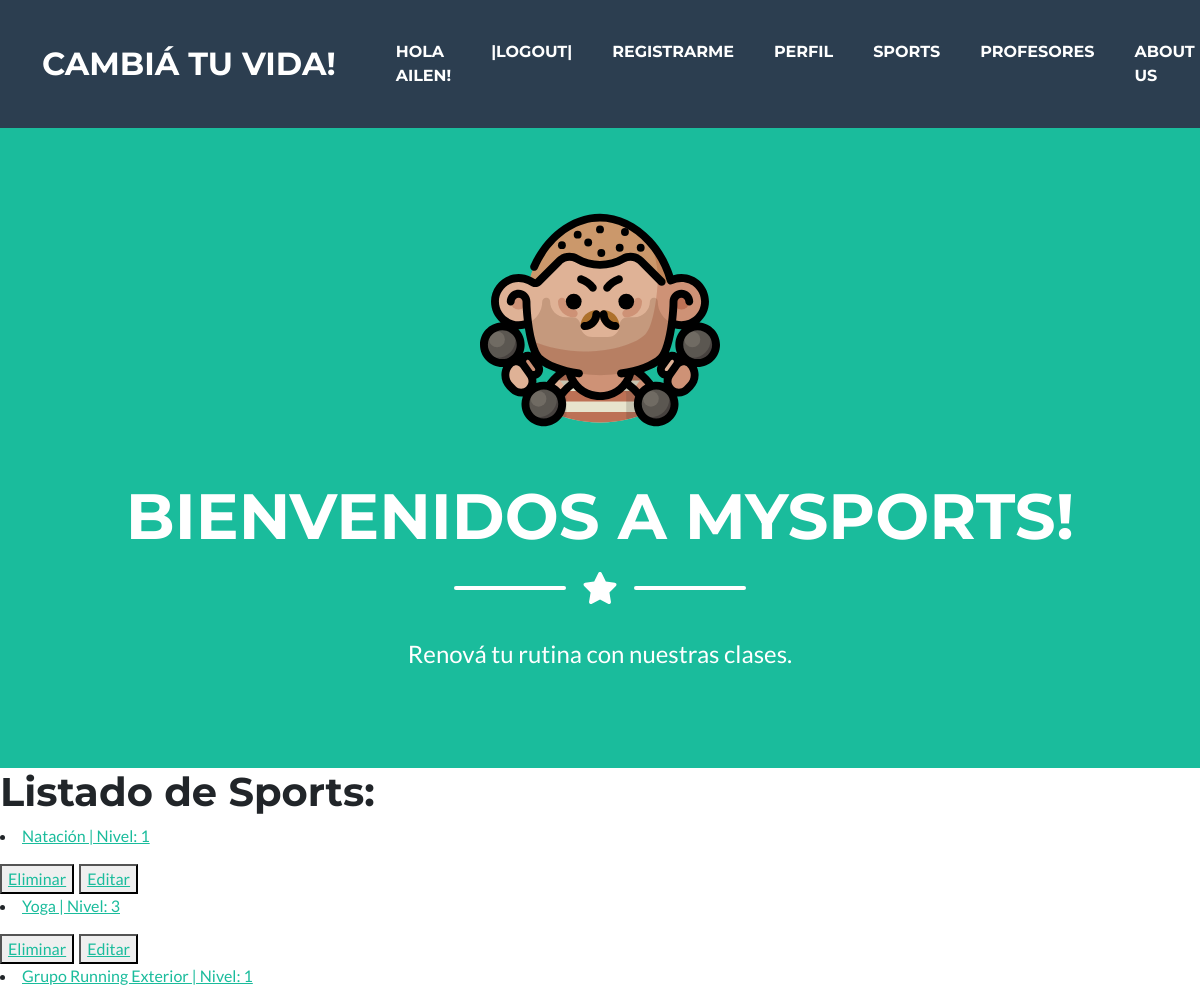
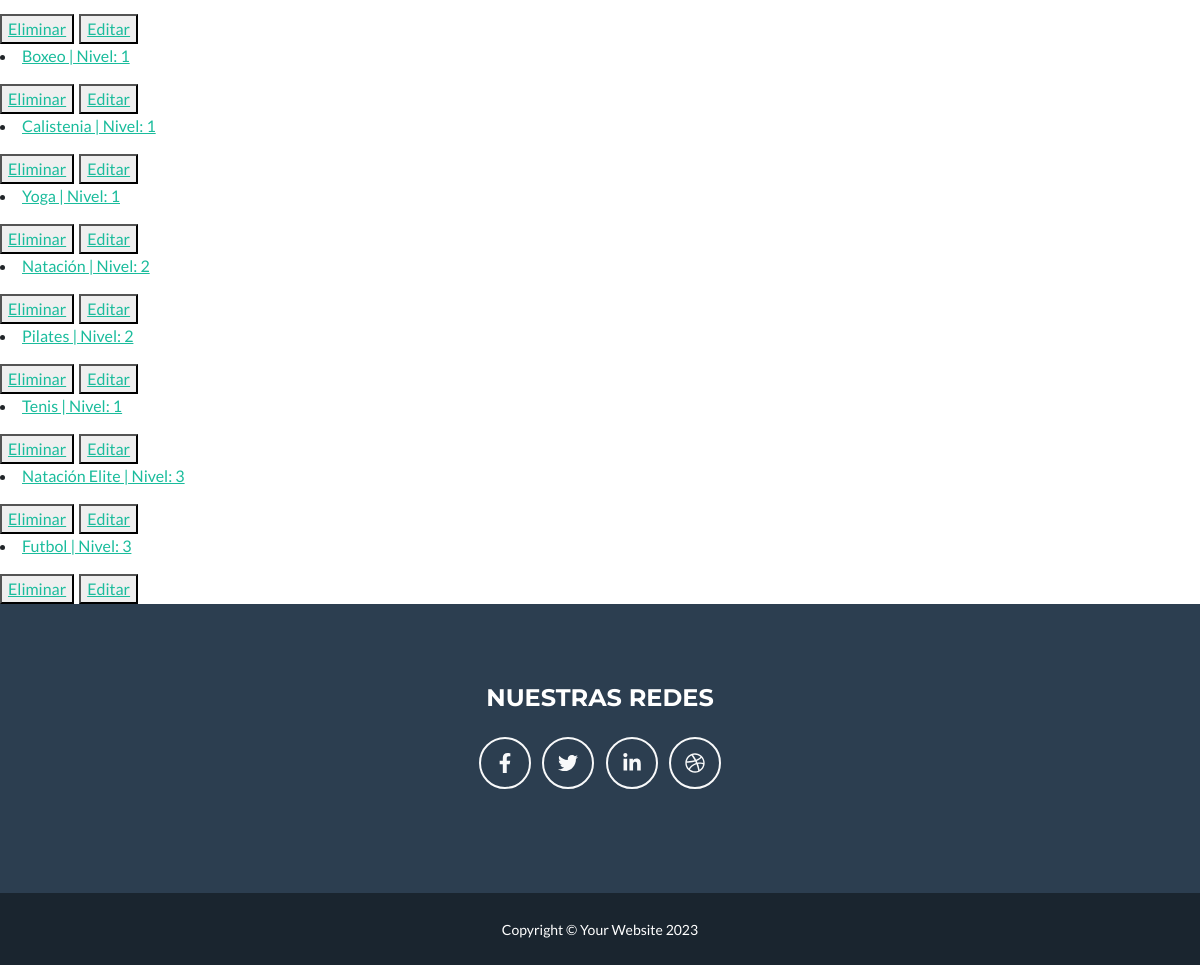
/app-sports/lista-sports/ (signed in), run on the app's committed database (2 pictures, top to bottom).
### libreria/models.py (models this page shows)
class Entrenamiento(models.Model):
    nombre= models.CharField(max_length=50)
    nivel= models.IntegerField()
    def __str__(self):
        return f'{self.nombre} | Nivel: {self.nivel}'

### libreria/views.py (the view)
# urls.py: path('lista-sports/', sportsList.as_view() , name='listaSports'),
class sportsList(LoginRequiredMixin, ListView):
    model = Entrenamiento
    template_name = 'sportsList.html'
    context_object_name = 'sports'

### libreria/templates/sportsList.html (shortened to what this page needs)
{% extends 'base.html' %}
{% load static %}
{% block ReciclableContenido %}
    <h1>Listado de Sports:</h1>
        {% for sport in sports %}
        <li>
            <a href="{% url 'SportsDetail' sport.id %}" class="text-xl-start">
            {{sport}}
            </a>
        </li>
<div style="display: flex; column-gap: 5px">
    <button>
        <a href="{% url 'SportsDelete' sport.id %}"> Eliminar </a>
    </button>
    <button>
        <a href="{% url 'SportsUpdate' sport.id %}"> Editar </a>
    </button>
    </div>
    {% endfor %}
{% endblock ReciclableContenido %}

### libreria/templates/base.html (shortened to what this page needs)
<!DOCTYPE html>
<html lang="en">
    <head>
        {% load static %}
        <link href="{% static 'css/styles.css' %}" rel="stylesheet" />
    </head>
    <body id="page-top">
            {% include 'navbar.html' %}
        <header class="masthead bg-primary text-white text-center">
            <div class="container d-flex align-items-center flex-column">
                <img class="masthead-avatar mb-5" src="{% static 'assets/img\strongman-svgrepo-com.svg' %}" alt="..." />
                <h1 class="masthead-heading text-uppercase mb-0"> Bienvenidos a MySports!</h1>
                <div class="divider-custom divider-light">
                    <div class="divider-custom-line"></div>
                    <div class="divider-custom-icon"><i class="fas fa-star"></i></div>
                    <div class="divider-custom-line"></div>
                </div>
                <p class="masthead-subheading font-weight-light mb-0">Renová tu rutina con nuestras clases.</p>
            </div>
        </header>
        {% block ReciclableContenido %}
        {% endblock ReciclableContenido %}
        <footer class="footer text-center">
            <div class="container">
                <div class="row">
                    <div class=""col-lg-4"">
                        <h4 class="text-uppercase mb-4">Nuestras Redes</h4>
                        <a class="btn btn-outline-light btn-social mx-1" href="#!"><i class="fab fa-fw fa-facebook-f"></i></a>
                        <a class="btn btn-outline-light btn-social mx-1" href="#!"><i class="fab fa-fw fa-twitter"></i></a>
                        <a class="btn btn-outline-light btn-social mx-1" href="#!"><i class="fab fa-fw fa-linkedin-in"></i></a>
                        <a class="btn btn-outline-light btn-social mx-1" href="#!"><i class="fab fa-fw fa-dribbble"></i></a>
                    </div>
                    <div class="col-lg-5">
                    </div>
                </div>
            </div>
        </footer>
        <div class="copyright py-4 text-center text-white">
            <div class="container"><small>Copyright &copy; Your Website 2023</small></div>
        </div>
    </body>
</html>

### libreria/templates/navbar.html (shortened to what this page needs)
        <nav class="navbar navbar-expand-lg bg-secondary text-uppercase fixed-top" id="mainNav">
            <div class="container">
                <a class="navbar-brand" href="{% url 'Inicio' %}">Cambiá tu vida!</a>
                <div class="collapse navbar-collapse" id="navbarResponsive">
                    <ul class="navbar-nav ms-auto">
                        <div class="container">
                        </div>
                            {% if user.is_authenticated  %}
                            <li class="nav-item mx-0 mx-lg-1"><a class="nav-link py-3 px-0 px-lg-3 rounded">Hola {{user.username}}!</a></li>
                            <li class="nav-item mx-0 mx-lg-1"><a class="nav-link py-3 px-0 px-lg-3 rounded" href="{% url 'Logout' %}">|LOGOUT|</a></li>
                            {% else %}
                            <li class="nav-item mx-0 mx-lg-1"><a class="nav-link py-3 px-0 px-lg-3 rounded" href="{% url 'Login' %}">Login</a></li>
                            {% endif %}
                        <li class="nav-item mx-0 mx-lg-1"><a class="nav-link py-3 px-0 px-lg-3 rounded" href="{% url 'Register' %}">Registrarme</a></li>
                        <li class="nav-item mx-0 mx-lg-1"><a class="nav-link py-3 px-0 px-lg-3 rounded" href="{% url 'editPerfil' %}">Perfil</a></li>
                        <li class="nav-item mx-0 mx-lg-1"><a class="nav-link py-3 px-0 px-lg-3 rounded" href="{% url 'listaSports' %}">Sports</a></li>
                        <li class="nav-item mx-0 mx-lg-1"><a class="nav-link py-3 px-0 px-lg-3 rounded" href="{% url 'ListaProfesores' %}">Profesores</a></li>
                        <li class="nav-item mx-0 mx-lg-1"><a class="nav-link py-3 px-0 px-lg-3 rounded" href="{% url 'Nosotros' %}">About Us</a></li>
                    </ul>
                </div>
            </div>
        </nav>

### data on the page
Entrenamiento: nombre+nivel "Natación | Nivel: 1"
Entrenamiento: nombre+nivel "Yoga | Nivel: 3"
Entrenamiento: nombre+nivel "Grupo Running Exterior | Nivel: 1"
Entrenamiento: nombre+nivel "Boxeo | Nivel: 1"
Entrenamiento: nombre+nivel "Calistenia | Nivel: 1"
Entrenamiento: nombre+nivel "Yoga | Nivel: 1"
Entrenamiento: nombre+nivel "Natación | Nivel: 2"
Entrenamiento: nombre+nivel "Pilates | Nivel: 2"
Entrenamiento: nombre+nivel "Tenis | Nivel: 1"
Entrenamiento: nombre+nivel "Natación Elite | Nivel: 3"
Entrenamiento: nombre+nivel "Futbol | Nivel: 3"

### other printed values
{{ user.username }} "AILEN"
